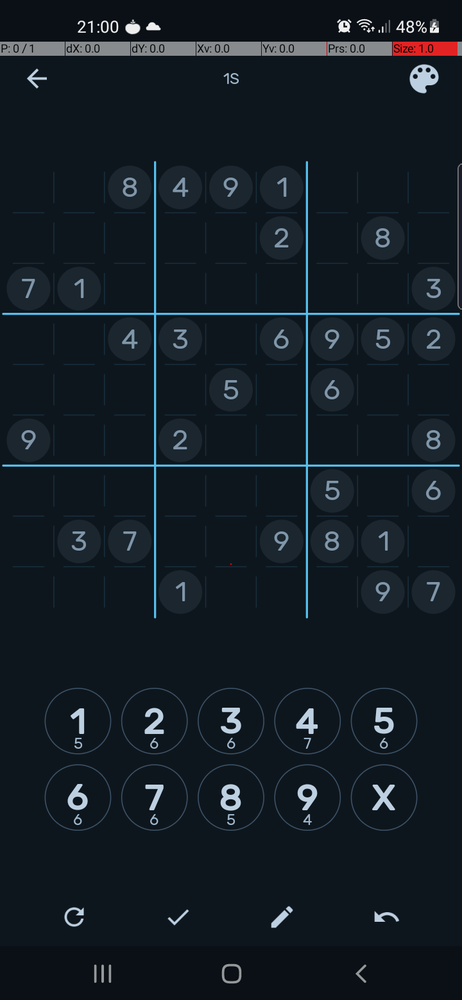
#> input picture data/temp/scr.png, 462 x 1000 px, shrunk from 720 x 1560 before the run; the run also reads 3 pictures not shown here
$ jupyter execute --allow-errors solverTest.ipynb
#> lines starting #> are read from the running program, lines starting #| are printed output that depends on the picture
[cell 1]
import numpy as np
import cv2 as cv

[cell 2]
capture = cv.imread('data/temp/scr.png', cv.IMREAD_GRAYSCALE)
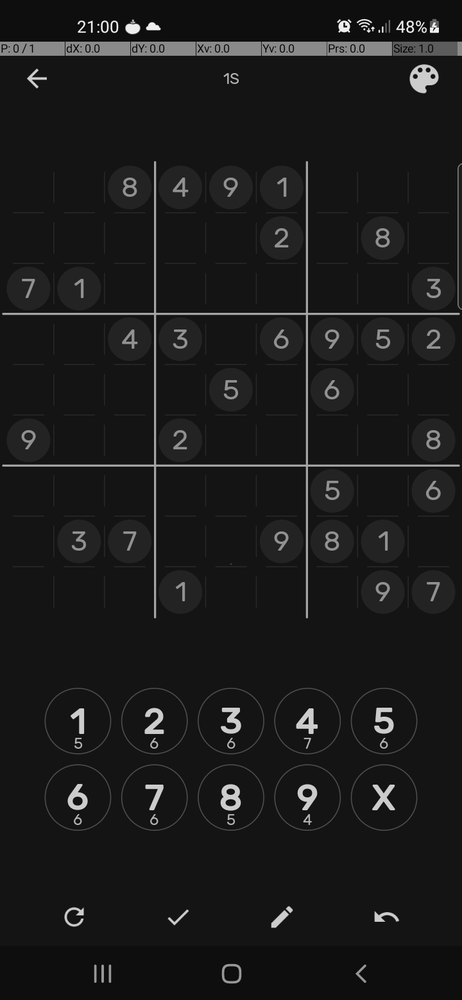
#> capture: shape (1000, 462); min 0, max 255, mean 26.8
ns = [cv.imread('data/numbers/n%s.png' % x, cv.IMREAD_GRAYSCALE) for x in range(1, 10)]
#> ns = 9 items
#> (the rest of this cell did not finish here and is left out)

[cell 3]
board = np.zeros((9, 9), dtype=np.int0)
#> (the rest of this cell did not finish here and is left out)

[cell 4]
def isValidState(board:np.ndarray, cell:list) -> bool:
    x, y = cell
    cellValue = board[y, x]

    row = np.where(board[y, :] == cellValue)
    if len(row[0]) > 1: return False

    column = np.where(board[:, x] == cellValue)
    if len(column[0]) > 1: return False

    block = np.where(board[y // 3 * 3:y // 3 * 3 + 3, x // 3 * 3:x // 3 * 3 + 3] == cellValue)
    if len(block[0]) > 1: return False

    return True

[cell 5]
def testBoard(tBoard:np.ndarray, permIndex:int) -> bool:
    '''
    Solves the sudoku on a numpy array
    Returns: bool used in the process. It will be True or False
    depending if the board is solved or not.
    '''
    x, y = permutesLoc[permIndex]
    # Go for each valid number and get deeper while its posible
    for v, val in enumerate(permutesValids[permIndex]):
        # Set the position as val
        tBoard[y, x] = val

        # If its not a valid state, skip it
        # 1* Note the "return False" at the end if no option is possible
        if not isValidState(tBoard, (x, y)):
            continue

        ## (All of this code from now on is executed only if the valid was correct)
        # If we are at the end of the chain, return True
        if permIndex == len(permutesValids) - 1:
            # print(tBoard)
            return True

        # If not, the recursion keeps going
        done = testBoard(tBoard, permIndex + 1)

        # If that recursion was done, return True
        if done:
            return True
        # If not, continue
        else:
            continue
    # If nothing was successful, undo the board and return False
    tBoard[y, x] = 0
    # 1*
    return False

[cell 6]
permutesLoc = [[y, x] for x, y in zip(*np.where(board == 0))]
permutesValids = []
for x, y in permutesLoc:
    valids = [x for x in range(1, 10)]
    # Row check
    for n in board[y, :]:
        if n in valids:
            valids.remove(n)
    # Column check
    for n in board[:, x]:
        if n in valids:
            valids.remove(n)
    # Block check
    block = board[y // 3 * 3:y // 3 * 3 + 3, x // 3 * 3:x // 3 * 3 + 3]
    for n in block.flatten():
        if n in valids:
            valids.remove(n)
    permutesValids.append(valids)

[cell 7]
tBoard = np.array(board)
done = testBoard(tBoard, 0)
